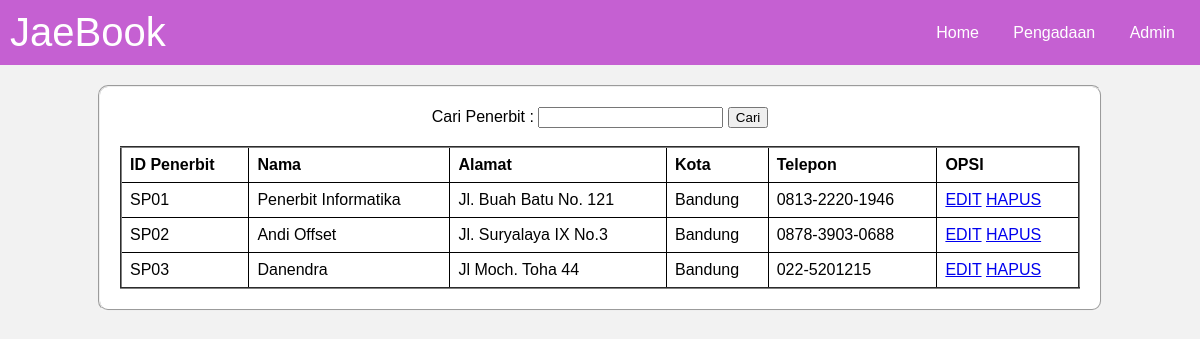
Screenshot of /tokobuku/penerbit.php with the database file from the repository.
### tables this page shows
CREATE TABLE `tb_penerbit` (
  `ID_Penerbit` varchar(30) NOT NULL,
  `Nama` varchar(30) NOT NULL,
  `Alamat` varchar(30) NOT NULL,
  `Kota` varchar(30) NOT NULL,
  `Telepon` varchar(30) NOT NULL
);

### tokobuku/penerbit.php (the view, shortened to what this page needs)
<!DOCTYPE html>
<html>
<head>
</head>
<body>
<nav>
        <div id="terraBook">JaeBook</div>
        <div>
            <a href="index.php">Home</a>
            <a href="penerbit.php">Pengadaan</a>
            <a href="admin.php">Admin</a>
        </div>
    </nav>
    <fieldset>
    <form method="GET" action="index.php" style="text-align: center;">
        <label>Cari Penerbit : </label>
        <input type="text" name="kata_cari" value="<?php if(isset($_GET['kata_cari'])) { echo
        $_GET['kata_cari']; } ?>" />
        <button type="submit">Cari</button>
    </form>
        <br>
        <table border="2">
            <thead>
                <tr>
                    <th>ID Penerbit</th>
                    <th>Nama</th>
                    <th>Alamat</th>
                    <th>Kota</th>
                    <th>Telepon</th>
                    <th>OPSI</th>
                </tr>
            </thead>
            <tbody>
                <?php
                include 'koneksi.php';
                if(isset($_GET['kata_cari'])) {
                    $kata_cari = $_GET['kata_cari'];
                    $query = "SELECT * FROM tb_penerbit WHERE ID_Penerbit like '%".$kata_cari."%' OR
                        Nama like '%".$kata_cari."%' ORDER BY ID_Penerbit ASC";
                } else {
                    $query = "SELECT * FROM tb_penerbit ORDER BY ID_Penerbit ASC";
                }
                $result = mysqli_query($koneksi, $query);
                while ($row = mysqli_fetch_assoc($result)) {
                ?>
                <tr>
                    <td><?php echo $row['ID_Penerbit']; ?></td>
                    <td><?php echo $row['Nama']; ?></td>
                    <td><?php echo $row['Alamat']; ?></td>
                    <td><?php echo $row['Kota']; ?></td>
                    <td><?php echo $row['Telepon']; ?></td>
                    <td>
                        <a href="Edit_penerbit.php?id_penerbit=<?php echo $row['id_penerbit']; ?>">EDIT</a>
                        <a href="Delete_penerbit.php?id_penerbit=<?php echo $row['id_penerbit']; ?>">HAPUS</a>
                    </td>
                </tr>
                <?php
                }
                ?>
            </tbody>
        </table>
    </fieldset>
</body>
</html>

### tokobuku/penerbit.php (style rules this page uses)
body { font-family: Arial, sans-serif; background-color: #f2f2f2; margin: 0; padding: 0; }
nav { background-color: #C560D2; overflow: hidden; display: flex; justify-content: space-between; align-items: center; padding: 10px; }
nav a { color: white; text-align: center; text-decoration: none; padding: 10px; margin: 0 5px; }
#terraBook { font-size: 40px; font-family: 'Arial', sans-serif; color: white; }
fieldset { width: 80%; margin: auto; margin-top: 20px; background-color: white; padding: 20px; border-radius: 10px; }
table { width: 100%; border-collapse: collapse; }
th, td { border: 1px solid black; padding: 8px; text-align: left; }

### rows the page displays
tb_penerbit: ID_Penerbit "SP01", Nama "Penerbit Informatika", Alamat "Jl. Buah Batu No. 121", Kota "Bandung", Telepon "0813-2220-1946"
tb_penerbit: ID_Penerbit "SP02", Nama "Andi Offset", Alamat "Jl. Suryalaya IX No.3", Kota "Bandung", Telepon "0878-3903-0688"
tb_penerbit: ID_Penerbit "SP03", Nama "Danendra", Alamat "Jl Moch. Toha 44", Kota "Bandung", Telepon "022-5201215"
